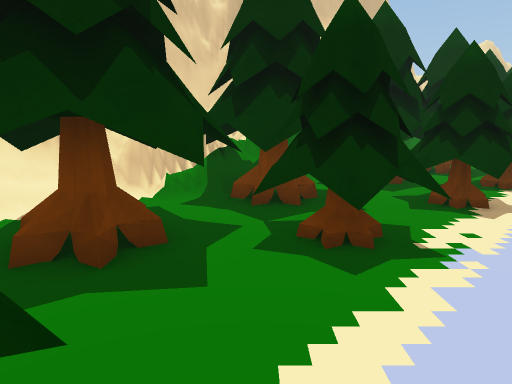
view 1 (above)

24 first-person views from a walk through a 3-D level made in the Unity game engine. The camera is 1.3 m above the floor, tilts 10° down and sees 75° across. The floor is counted in squares, 1 m on a side. Each view is taken from the middle of a square. On the plan, view 1 faces up. The plan holds only what a view shows up to about 14 squares ahead; the rest is blank. The place goes on beyond the plan.

view 2
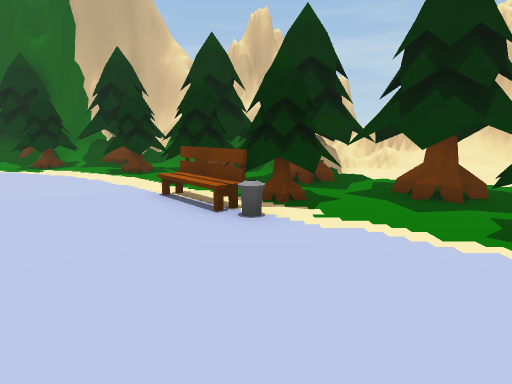

view 3
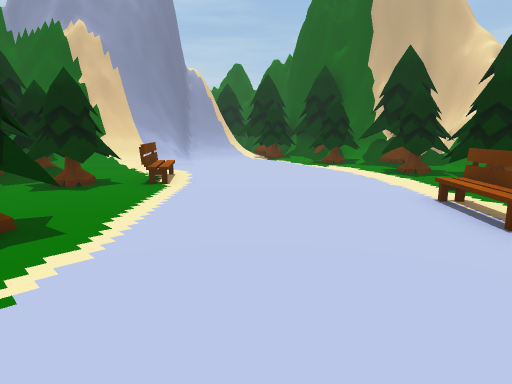

view 4
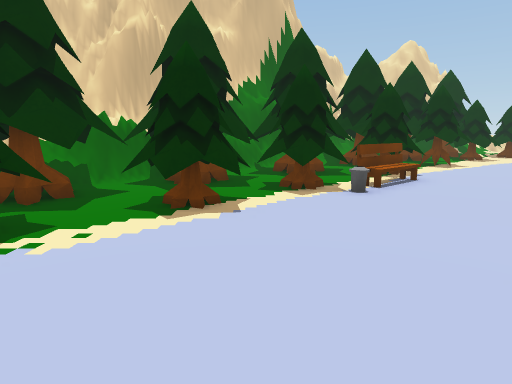

view 5
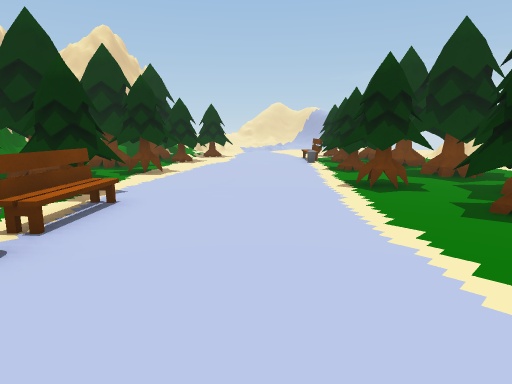

view 6
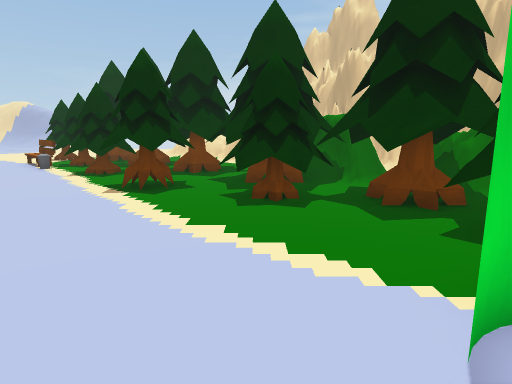

view 7
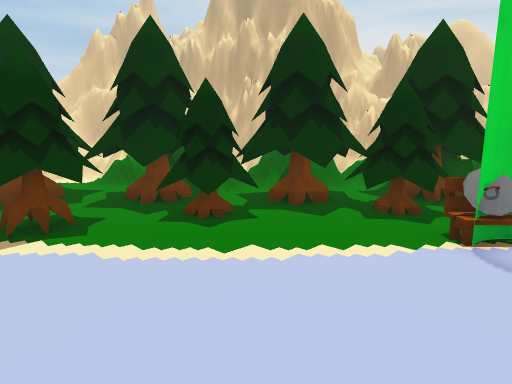

view 8
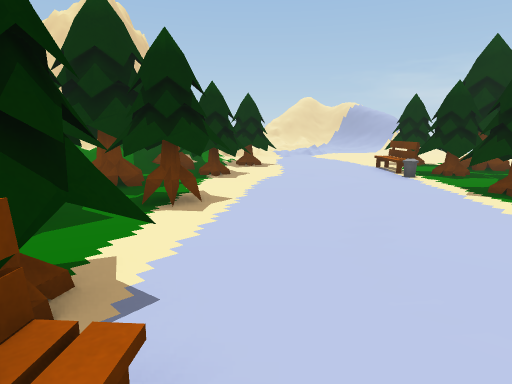

view 9
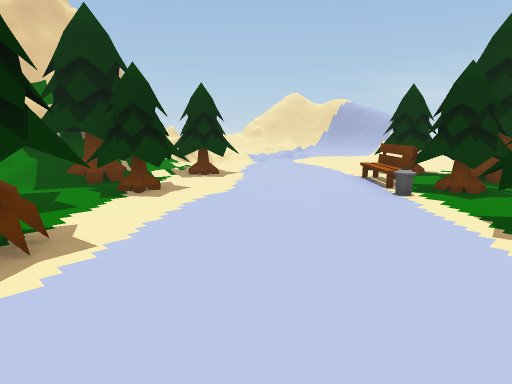

view 10
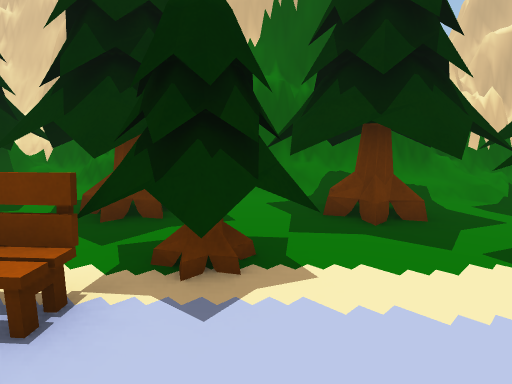

view 11
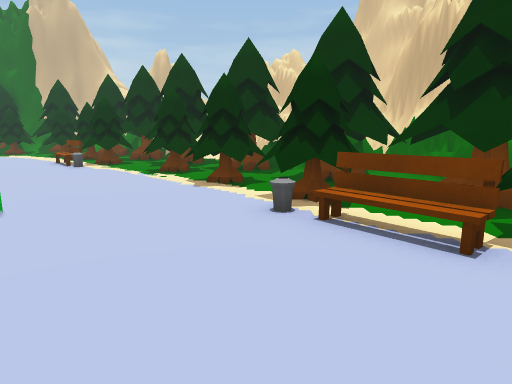

view 12
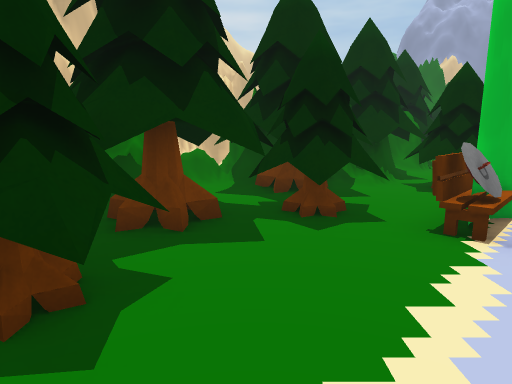

view 13
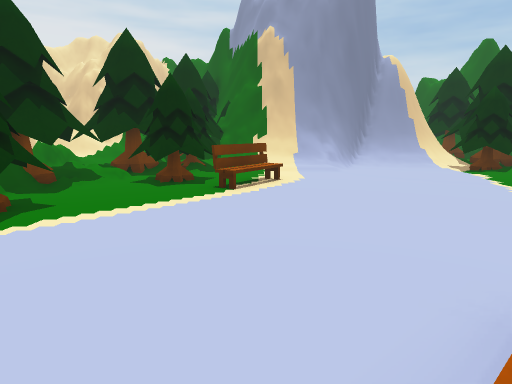

view 14
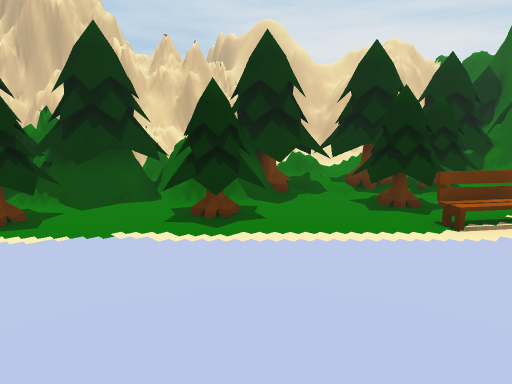

view 15
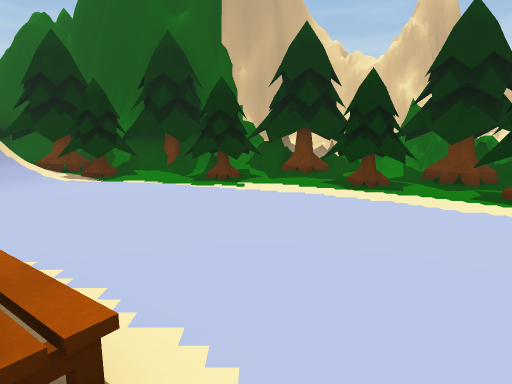

view 16
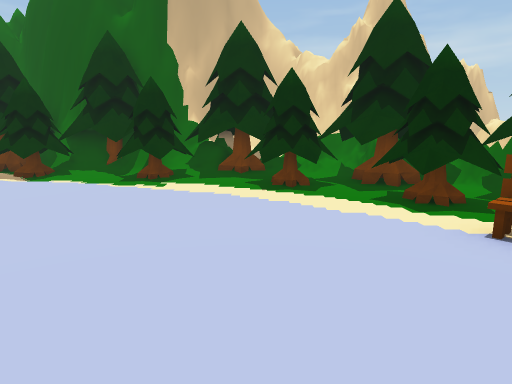

view 17
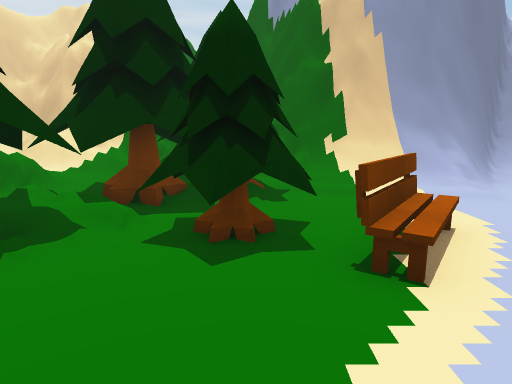

view 18
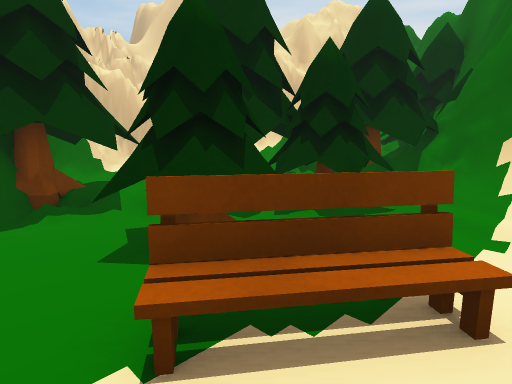

view 19
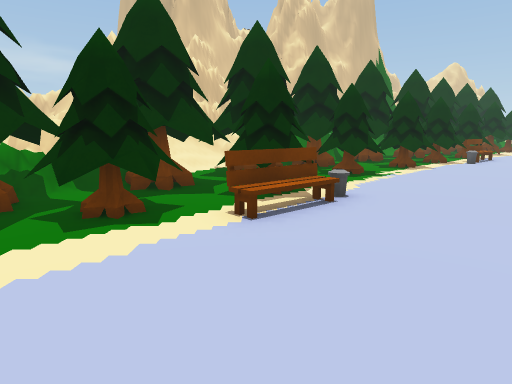

view 20
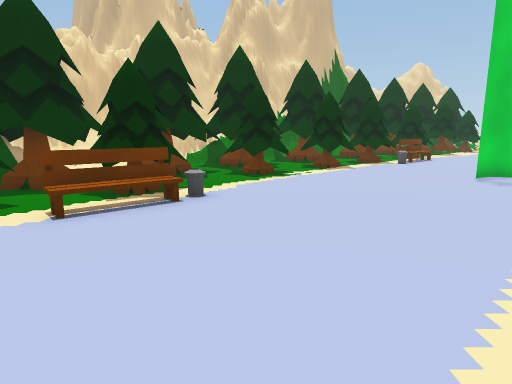

view 21
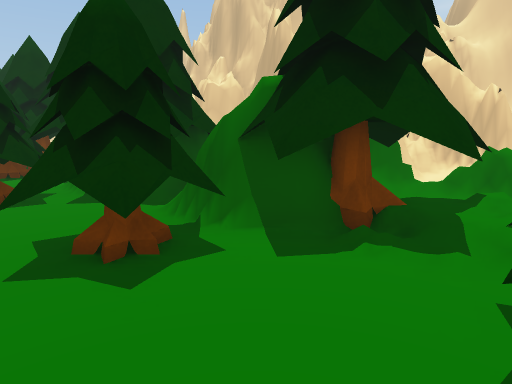

view 22
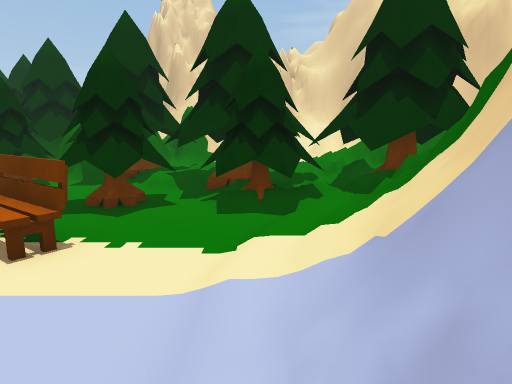

view 23
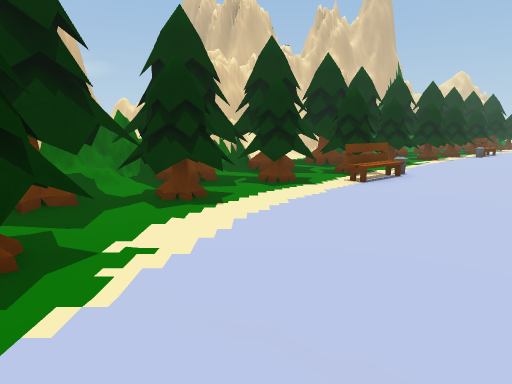

view 24
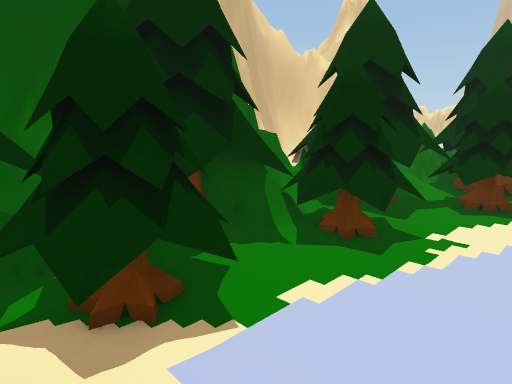

### Floor plan
Key: @ floor where view 1 was taken; # wall or solid block; . main floor; : floor 0.25 m higher than the main floor; + floor 0.5 m higher than the main floor; * floor 0.75 m higher than the main floor; / step, stairs or slope; = window, fence, low wall or low ledge; T tree; B bench; O other object.
Columns run from 10 left of view 1 to 24 right of it. Each row starts with its distance up from view 1.
 20                        =#TT  =.
 19                     ## :TTT   ..
 18                    ##TTTTTT TT...
 17                   ##=TTT TTTTT....
 16                  ##TTTTTTTT........
 15                 ###TTT T...........
 14                ## TTTTTT.........T
 13              ###T TTTTTT.......BBTT
 12             ##=TTT TT.........BBT
 11            ##TTTTTTTT.........TTTT
 10           ###TTTTTTTT......TT.TT TT
  9          ###TTT TTBO.......TTT T
  8         ###TTTTTTT/......T..T TT
  7      #####TTTTTTTT......TTTTTTT
  6      #+:TTTTTTTT........TTTTTT
  5     ##:TTTTTT.T.........TTTTTT .#
  4     #=.TTTTTT..........TTTTTTT####
  3    ##TTTTT.TT.....##...TT TT =#
  2   ###TTTT........#.O..TTTTT##
  1   ##TTTTTT........#BTTTTTT###
  0  ##TTT TTB@.......B.TTTTTT###
 -1 ###TTTTTB/.......TT.TTTT####=##
 -2 #TTTTTT.O.......TTT.TTT ####
 -3 ##TTTT...........TTTT##T=
 -4 #TTTT..........T.T#####=##
 -5 #TTTT.........TTTT##  ###
 -6 ##TT..........TT####
 -7 #TT............T##
 -8 ##TT.......BT..T###
 -9 ##TT......BBTTTTTT##
-10 #TT.......BTTTTTTT##
-11 TTTT.......TTTTTT==#
-12 #TTT...////.TTTTT==#
-13 TTT =/#==//:TTT  +=##
-14 TTT#######=#TTTT+*==#
-15 TT## #######TTTT#####
-16            OTTT##

Positions as (right, up) in squares from view 1, and headings:
1: (0, 0), facing up
2: (5, 0), facing left
3: (5, 0), facing down-left
4: (5, 0), facing up
5: (7, 3), facing up-right
6: (7, 4), facing right
7: (8, 8), facing down-right
8: (9, 8), facing up-right
9: (12, 9), facing up-right
10: (12, 9), facing up-left
11: (13, 7), facing left
12: (12, 6), facing down
13: (0, 0), facing down
14: (-1, -1), facing down-right
15: (2, -7), facing left
16: (2, -5), facing left
17: (2, -5), facing down
18: (-1, -7), facing down-right
19: (-2, -7), facing up
20: (1, -7), facing up
21: (1, -7), facing right
22: (-4, -12), facing right
23: (-5, -11), facing up
24: (-5, -13), facing up-left
